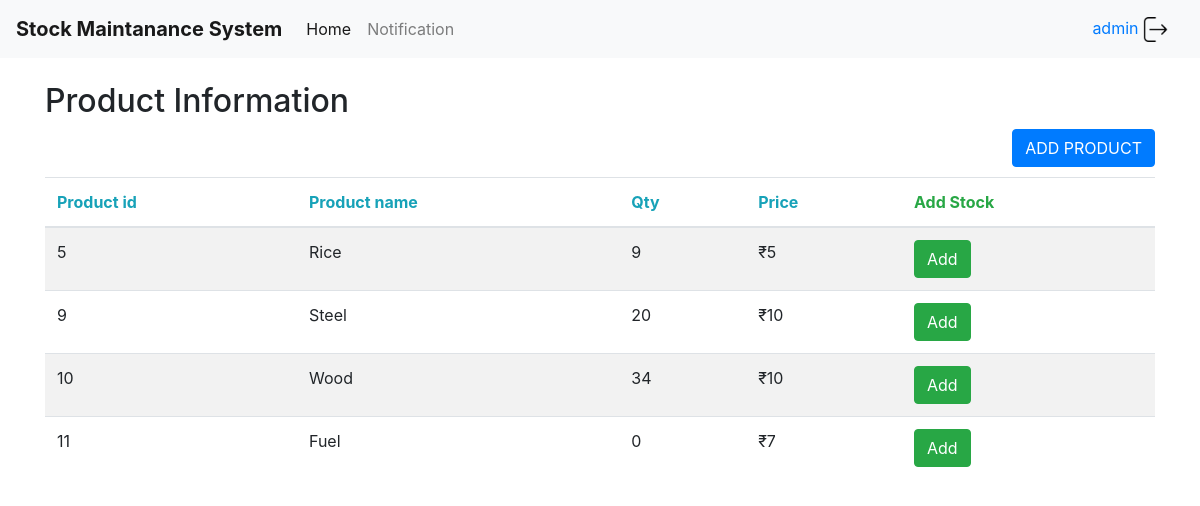
The app's page /supplier (signed in) with its own data.
### tables this page shows
CREATE TABLE Product (productID INTEGER PRIMARY KEY, productName TEXT,QTY INTEGER,productPrice INTEGER);

### app.py (the view)
@app.route("/supplier")
def supplier():
   con = sql.connect("database.sqlite")
   con.row_factory = sql.Row
   cur = con.cursor()
   cur.execute("select * from Product")
   rows = cur.fetchall();
   name=session["name"]
   return  render_template('supplier.html',rows = rows,user=name)

### templates/supplier.html (shortened to what this page needs)
<!DOCTYPE html>
<html>
<head>
    <link rel="stylesheet" href="https://stackpath.bootstrapcdn.com/bootstrap/4.1.3/css/bootstrap.min.css">
</head>
<body>
                <nav class="navbar navbar-expand-lg navbar-light bg-light">
              <a class="navbar-brand" href="#"><b>Stock Maintanance System</b></a>
              <div class="collapse navbar-collapse" id="navbarNavAltMarkup">
                <div class="navbar-nav">
                  <a class="nav-item nav-link active" href="/supplier">Home</a>
                  <a class="nav-item nav-link" href="/admin/notification">Notification <span class="sr-only">(current)</span></a>
                </div>
              </div>
              <a class="nav-item nav-link" href="{{url_for('login_page.s_logout')}}">{{user}} <img src={{url_for('static',filename='logout.png')}} width="25" height="25"></a>
            </nav>
<div class="container">
  <h2>Product Information</h2>
 <div class="float-md-right">
  <button type="button" class="btn btn-primary" data-toggle="modal" data-target="#exampleModal">ADD PRODUCT</button></div>
 </div>
  <table class="table table-striped">
    <thead>
      <tr>
        <th class="text-info">Product id</th>
        <th class="text-info">Product name</th>
        <th class="text-info">Qty</th>
        <th class="text-info">Price</th>
        <th class="text-success">Add Stock</th>
      </tr>
    </thead>
    <tbody>
       {% for row in rows %}
            <tr>
               <td>{{row["productID"]}}</td>
               <td>{{row["productName"]}}</td>
               <td>{{row['QTY']}}</td>
               <td>₹{{row['productPrice']}}</td>
               <td>
                    <a><button class="btn btn-success" OnClick='showModal({{row["productID"]}},"{{row["productName"]}}","{{row["QTY"]}}","{{row["Price"]}}");'>Add</button></a></td>
            </tr>
         {% endfor %}
    </tbody>
  </table>
</body>
</html>

### records on screen
Product: productID "5", productName "Rice", QTY "9", productPrice "5"
Product: productID "9", productName "Steel", QTY "20", productPrice "10"
Product: productID "10", productName "Wood", QTY "34", productPrice "10"
Product: productID "11", productName "Fuel", QTY "0", productPrice "7"

### other values on screen
{{ user }} "admin"
